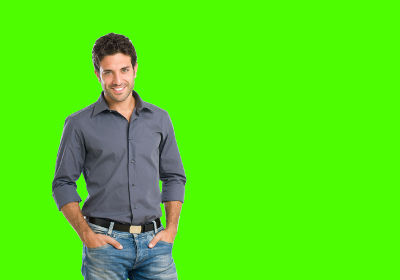
#> input picture img/chroma_key.jpg, 400 x 280 px
$ python chroma_key.py
#> lines starting #> are read from the running program, lines starting #| are printed output that depends on the picture; after the words box and inside, x2 and y2 are one past the last pixel; in counts of white or black regions, pixels touching at a corner belong together; pictures that were not available may be replaced by others from this repository, and a replacement may not be noted
import cv2
import numpy as np

img = cv2.imread('../img/chroma_key.jpg')
#> img is the input picture: shape (280, 400, 3); mean B, G, R 22.7, 224.8, 84.6
img_park = cv2.imread('../img/park.jpg')
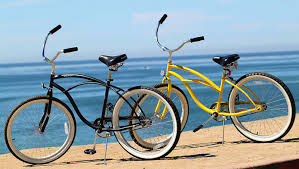
#> input picture img/bicycle.jpg, 299 x 169 px, given in place of park.jpg, which was not available
#> img_park is the input picture: shape (169, 299, 3); mean B, G, R 169.3, 161.4, 141.8
h, w = img_park.shape[:2]
#> h = 169; w = 299
img = cv2.resize(img, (w,h), interpolation = cv2.INTER_CUBIC)
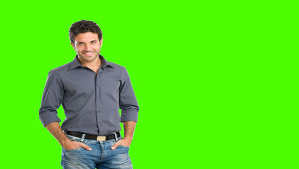
#> img: shape (169, 299, 3); mean B, G, R 22.7, 224.8, 84.6
chroma = img[:10, :10, :]

hsv_chroma = cv2.cvtColor(chroma, cv2.COLOR_BGR2HSV)
hsv_img = cv2.cvtColor(img, cv2.COLOR_BGR2HSV)
#> hsv_img: shape (169, 299, 3); mean H, S, V 58.4, 217.3, 228.8
chroma_h, chroma_s, chroma_v = cv2.split(hsv_chroma)

lower = np.array([chroma_h.min()-5, 0, 0])
#> lower = [46, 0, 0]
upper = np.array([chroma_h.max()+5, 255,255])
#> upper = [56, 255, 255]
mask = cv2.inRange(hsv_img, lower, upper)
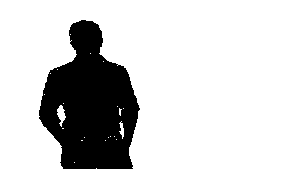
#> mask: shape (169, 299); 80.6% white; 1 black region, box (x1, y1, x2, y2) and area: (39, 20, 140, 169) 9788
mask_inv = cv2.bitwise_not(mask)
fg = cv2.bitwise_and(img, img, mask=mask_inv)
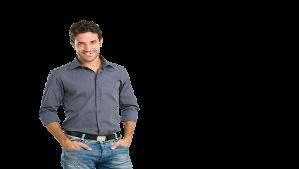
#> fg: shape (169, 299, 3); mean B, G, R 22.2, 21.1, 21.5
bg = cv2.bitwise_and(img_park, img_park, mask=mask)
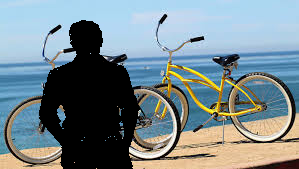
#> bg: shape (169, 299, 3); mean B, G, R 141.3, 135.3, 119.5
added = fg + bg
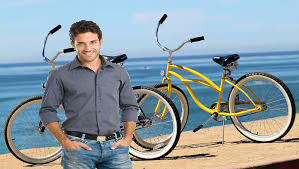
#> added: shape (169, 299, 3); mean B, G, R 163.4, 156.4, 141
cv2.imshow('origin', img)
cv2.imshow('fg', fg)
cv2.imshow('bg', bg)
cv2.imshow('added', added)
cv2.waitKey()
cv2.destroyAllWindows()
